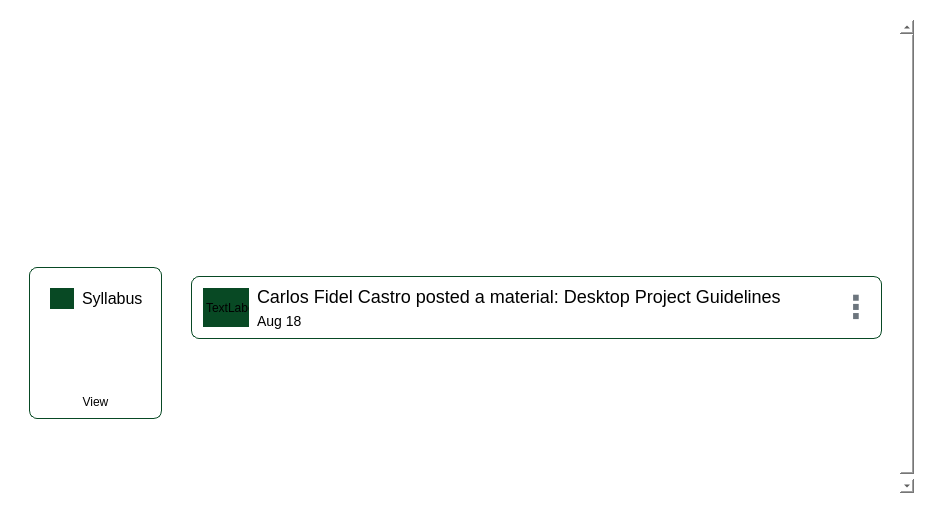
<?xml version="1.0" encoding="UTF-8"?>
<ui version="4.0">
 <class>ClassroomStreamContent</class>
 <widget class="QWidget" name="ClassroomStreamContent">
  <property name="geometry">
   <rect>
    <x>0</x>
    <y>0</y>
    <width>934</width>
    <height>513</height>
   </rect>
  </property>
  <property name="windowTitle">
   <string>Form</string>
  </property>
  <property name="styleSheet">
   <string notr="true">QWidget {
    background-color: transparent;
    font-family:&quot;Poppins&quot;;
}</string>
  </property>
  <layout class="QVBoxLayout" name="verticalLayout_2">
   <item>
    <layout class="QVBoxLayout" name="main_layout">
     <property name="spacing">
      <number>0</number>
     </property>
     <item>
      <widget class="QWidget" name="mainContent" native="true">
       <property name="minimumSize">
        <size>
         <width>200</width>
         <height>0</height>
        </size>
       </property>
       <property name="styleSheet">
        <string notr="true">QWidget {
    background: transparent;
    border-radius: 12px;
}</string>
       </property>
       <layout class="QVBoxLayout" name="verticalLayout">
        <item>
         <widget class="QScrollArea" name="scrollArea">
          <property name="minimumSize">
           <size>
            <width>200</width>
            <height>0</height>
           </size>
          </property>
          <property name="styleSheet">
           <string notr="true">QScrollArea {
       border: none;
       background-color: transparent;
   }
   QScrollBar:vertical {
       border: none;
       background: #F1F1F1;
       width: 8px;
       border-radius: 4px;
   }
   QScrollBar::handle:vertical {
       background: #C1C1C1;
       border-radius: 4px;
       min-height: 20px;
   }
QScrollBar:horizontal {
       border: none;
       background: #F1F1F1;
       width: 8px;
       border-radius: 4px;
   }
   QScrollBar::handle:horizontal {
       background: #C1C1C1;
       border-radius: 4px;
       min-height: 20px;
   }</string>
          </property>
          <property name="widgetResizable">
           <bool>true</bool>
          </property>
          <widget class="QWidget" name="scrollAreaWidgetContents">
           <property name="geometry">
            <rect>
             <x>0</x>
             <y>-11</y>
             <width>888</width>
             <height>548</height>
            </rect>
           </property>
           <layout class="QVBoxLayout" name="verticalLayout_5">
            <item>
             <widget class="QWidget" name="courseHeDER" native="true">
              <property name="sizePolicy">
               <sizepolicy hsizetype="MinimumExpanding" vsizetype="Preferred">
                <horstretch>0</horstretch>
                <verstretch>0</verstretch>
               </sizepolicy>
              </property>
              <property name="minimumSize">
               <size>
                <width>200</width>
                <height>200</height>
               </size>
              </property>
              <property name="styleSheet">
               <string notr="true">QWidget {
    background: qlineargradient(x1:0, y1:0, x2:1, y2:1, 
        stop:0 #2d8f6f, stop:1 #4db38b);
    border-radius: 12px;
}</string>
              </property>
              <layout class="QVBoxLayout" name="verticalLayout_4">
               <item>
                <layout class="QVBoxLayout" name="headerLayout_2">
                 <property name="leftMargin">
                  <number>40</number>
                 </property>
                 <property name="topMargin">
                  <number>30</number>
                 </property>
                 <property name="rightMargin">
                  <number>40</number>
                 </property>
                 <property name="bottomMargin">
                  <number>30</number>
                 </property>
                 <item>
                  <widget class="QLabel" name="courseCode_label">
                   <property name="styleSheet">
                    <string notr="true">QLabel {
    color: rgba(255, 255, 255, 0.8);
    font-size: 14px;
	font-family: &quot;Poppins&quot;;
    background: transparent;
}</string>
                   </property>
                   <property name="text">
                    <string>ITSD81</string>
                   </property>
                  </widget>
                 </item>
                 <item>
                  <widget class="QLabel" name="courseTitle_label">
                   <property name="styleSheet">
                    <string notr="true">QLabel {
    color: white;
    font-size: 32px;
    font-weight: bold;
	font-family: &quot;Poppins-Semi-Bold&quot;;
    background: transparent;
}</string>
                   </property>
                   <property name="text">
                    <string>DESKTOP APPLICATION DEVELOPMENT LECTURE</string>
                   </property>
                   <property name="wordWrap">
                    <bool>true</bool>
                   </property>
                  </widget>
                 </item>
                 <item>
                  <widget class="QLabel" name="courseSection_label">
                   <property name="styleSheet">
                    <string notr="true">QLabel {
    color: rgba(255, 255, 255, 0.9);
    font-size: 16px;
    font-weight: 400;
	font-family: &quot;Poppins&quot;;
    background: transparent;
    margin-top: 8px;
}</string>
                   </property>
                   <property name="text">
                    <string>BSIT-2C
MONDAY - 1:00 - 4:00 PM</string>
                   </property>
                  </widget>
                 </item>
                </layout>
               </item>
              </layout>
             </widget>
            </item>
            <item>
             <layout class="QHBoxLayout" name="horizontalLayout_5">
              <property name="spacing">
               <number>20</number>
              </property>
              <property name="leftMargin">
               <number>0</number>
              </property>
              <property name="topMargin">
               <number>8</number>
              </property>
              <property name="rightMargin">
               <number>0</number>
              </property>
              <property name="bottomMargin">
               <number>30</number>
              </property>
              <item alignment="Qt::AlignLeft|Qt::AlignTop">
               <widget class="QFrame" name="syllabusFrame">
                <property name="sizePolicy">
                 <sizepolicy hsizetype="Fixed" vsizetype="Preferred">
                  <horstretch>0</horstretch>
                  <verstretch>0</verstretch>
                 </sizepolicy>
                </property>
                <property name="minimumSize">
                 <size>
                  <width>133</width>
                  <height>152</height>
                 </size>
                </property>
                <property name="maximumSize">
                 <size>
                  <width>140</width>
                  <height>170</height>
                 </size>
                </property>
                <property name="styleSheet">
                 <string notr="true">QFrame {
    background-color: white;
    border-radius: 8px;
    border: 1px solid #084924;
	background-position: top right;
}
QFrame:hover {
    border: 1px solid #e9ecef;
    box-shadow: 0 2px 8px rgba(0,0,0,0.08);
}</string>
                </property>
                <layout class="QVBoxLayout" name="verticalLayout_9">
                 <item>
                  <layout class="QVBoxLayout" name="syllabusCard_layout">
                   <property name="spacing">
                    <number>7</number>
                   </property>
                   <item>
                    <widget class="QWidget" name="syllabussss" native="true">
                     <layout class="QHBoxLayout" name="horizontalLayout_7">
                      <item>
                       <widget class="QLabel" name="icon_label2">
                        <property name="maximumSize">
                         <size>
                          <width>28</width>
                          <height>28</height>
                         </size>
                        </property>
                        <property name="styleSheet">
                         <string notr="true">QLabel {
    background-color: #084924;
    border-radius: 20px;
    border: 2px solid white;
    color: white;
    font-size: 18px;
}</string>
                        </property>
                        <property name="text">
                         <string/>
                        </property>
                        <property name="wordWrap">
                         <bool>false</bool>
                        </property>
                       </widget>
                      </item>
                      <item>
                       <layout class="QHBoxLayout" name="horizontalLayout_6">
                        <item>
                         <widget class="QLabel" name="label_2">
                          <property name="styleSheet">
                           <string notr="true">border: none;
font-size: 16px;</string>
                          </property>
                          <property name="text">
                           <string>Syllabus</string>
                          </property>
                         </widget>
                        </item>
                       </layout>
                      </item>
                     </layout>
                    </widget>
                   </item>
                   <item>
                    <spacer name="verticalSpacer_3">
                     <property name="sizeHint" stdset="0">
                      <size>
                       <width>20</width>
                       <height>40</height>
                      </size>
                     </property>
                    </spacer>
                   </item>
                   <item>
                    <widget class="QPushButton" name="pushButton">
                     <property name="text">
                      <string>View</string>
                     </property>
                    </widget>
                   </item>
                  </layout>
                 </item>
                </layout>
               </widget>
              </item>
              <item>
               <widget class="QWidget" name="stream_item_container" native="true">
                <property name="sizePolicy">
                 <sizepolicy hsizetype="Expanding" vsizetype="Preferred">
                  <horstretch>0</horstretch>
                  <verstretch>0</verstretch>
                 </sizepolicy>
                </property>
                <layout class="QVBoxLayout" name="verticalLayout_6">
                 <item>
                  <layout class="QVBoxLayout" name="stream_items_layout">
                   <property name="spacing">
                    <number>10</number>
                   </property>
                   <item>
                    <widget class="QFrame" name="postTemplate">
                     <property name="minimumSize">
                      <size>
                       <width>200</width>
                       <height>0</height>
                      </size>
                     </property>
                     <property name="styleSheet">
                      <string notr="true">QFrame {
    background-color: white;
    border-radius: 8px;
    border: 1px solid #084924;
}
QFrame:hover {
    border: 1px solid #e9ecef;
    box-shadow: 0 2px 8px rgba(0,0,0,0.08);
}</string>
                     </property>
                     <property name="frameShape">
                      <enum>QFrame::NoFrame</enum>
                     </property>
                     <layout class="QHBoxLayout" name="horizontalLayout_2">
                      <item>
                       <widget class="QLabel" name="icon_label">
                        <property name="maximumSize">
                         <size>
                          <width>50</width>
                          <height>50</height>
                         </size>
                        </property>
                        <property name="styleSheet">
                         <string notr="true">background-color: #084924; 
border-radius: 25px; 
border: 2px solid white;</string>
                        </property>
                        <property name="text">
                         <string>TextLabel</string>
                        </property>
                       </widget>
                      </item>
                      <item>
                       <layout class="QHBoxLayout" name="horizontalLayout">
                        <item>
                         <layout class="QVBoxLayout" name="verticalLayout_3">
                          <item>
                           <widget class="QLabel" name="title_label">
                            <property name="styleSheet">
                             <string notr="true">font-size: 18px;
border:none;</string>
                            </property>
                            <property name="text">
                             <string>Carlos Fidel Castro posted a material: Desktop Project Guidelines</string>
                            </property>
                            <property name="wordWrap">
                             <bool>true</bool>
                            </property>
                           </widget>
                          </item>
                          <item>
                           <widget class="QLabel" name="date_label">
                            <property name="styleSheet">
                             <string notr="true">
	font-size: 14px;
	border:none;</string>
                            </property>
                            <property name="frameShape">
                             <enum>QFrame::NoFrame</enum>
                            </property>
                            <property name="text">
                             <string>Aug 18</string>
                            </property>
                            <property name="wordWrap">
                             <bool>true</bool>
                            </property>
                           </widget>
                          </item>
                         </layout>
                        </item>
                       </layout>
                      </item>
                      <item>
                       <widget class="QPushButton" name="menu_button">
                        <property name="maximumSize">
                         <size>
                          <width>32</width>
                          <height>32</height>
                         </size>
                        </property>
                        <property name="styleSheet">
                         <string notr="true">QPushButton {
    background: transparent;
    border: none;
    color: #6c757d;
    font-size: 32px;
    font-weight: bold;
    border-radius: 16px;
}
QPushButton:hover {
    background-color: #f8f9fa;
    color: #495057;
}
QPushButton:pressed {
    background-color: #e9ecef;
}</string>
                        </property>
                        <property name="text">
                         <string>⋮</string>
                        </property>
                       </widget>
                      </item>
                     </layout>
                    </widget>
                   </item>
                  </layout>
                 </item>
                 <item>
                  <spacer name="verticalSpacer">
                   <property name="sizeHint" stdset="0">
                    <size>
                     <width>20</width>
                     <height>40</height>
                    </size>
                   </property>
                  </spacer>
                 </item>
                </layout>
               </widget>
              </item>
             </layout>
            </item>
            <item>
             <spacer name="verticalSpacer_2">
              <property name="sizeHint" stdset="0">
               <size>
                <width>20</width>
                <height>40</height>
               </size>
              </property>
             </spacer>
            </item>
           </layout>
          </widget>
         </widget>
        </item>
       </layout>
      </widget>
     </item>
    </layout>
   </item>
  </layout>
 </widget>
 <resources>
  <include location="../../../../../../src/font.qrc"/>
 </resources>
 <connections/>
</ui>
